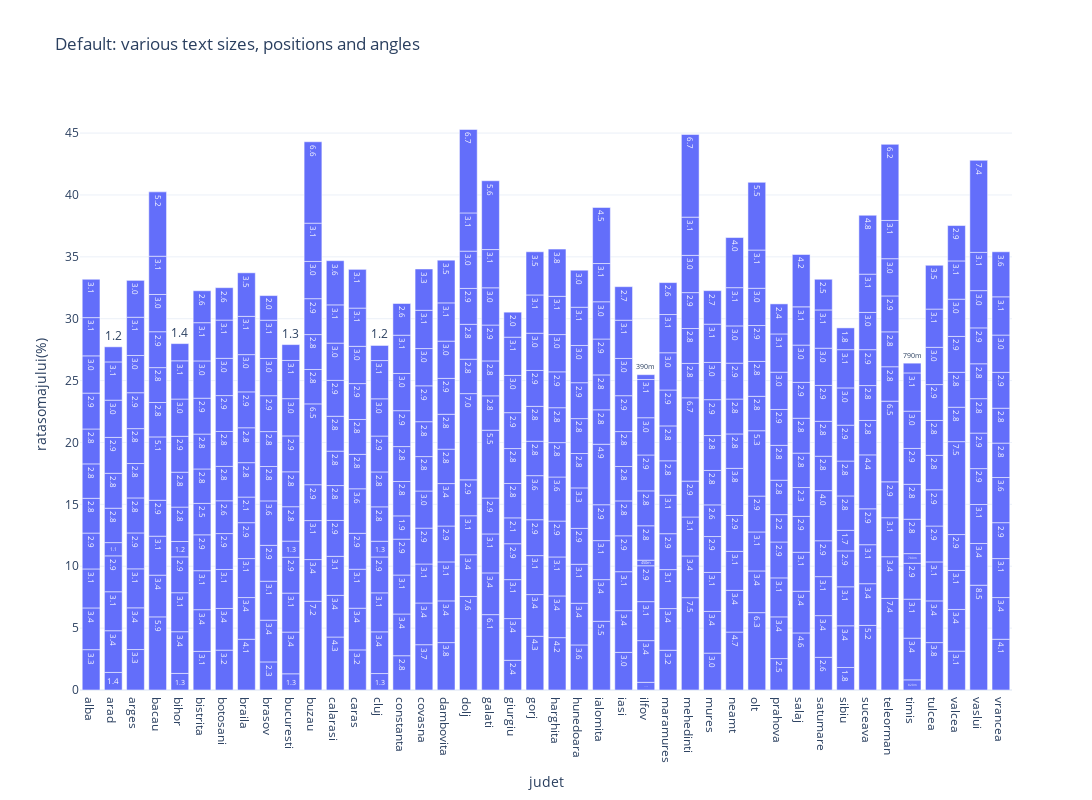

Notebook cell for this chart:
### Code cell
df = px.data.gapminder().query("continent == 'Europe' and year == 2007 and pop > 2.e6")
all_data[all_data['year']==2019]
fig = px.bar(all_data[all_data['year']==2019], y='ratasomajului(%)', x='judet', text_auto='.2s',
            title="Default: various text sizes, positions and angles",width=2300, 
             height=800,template='plotly_white')
fig.show()

### Figure 1 — Plotly figure (JSON) as saved in the notebook; plotly's stock layout.template omitted (floating-point values rounded to 4 significant figures; data arrays with more than 128 entries replaced by an {"elided": "..."} marker saying what was removed)
{"data": [{"alignmentgroup": "True", "hovertemplate": "judet=%{x}<br>ratasomajului(%)=%{y}<extra></extra>", "legendgroup": "", "marker": {"color": "#636efa", "pattern": {"shape": ""}}, "name": "", "offsetgroup": "", "orientation": "v", "showlegend": false, "textposition": "auto", "texttemplate": "%{y:.2s}", "type": "bar", "x": {"elided": "462 str values"}, "xaxis": "x", "y": {"elided": "462 float values"}, "yaxis": "y"}], "layout": {"barmode": "relative", "height": 800, "legend": {"tracegroupgap": 0}, "title": {"text": "Default: various text sizes, positions and angles"}, "width": 2300, "xaxis": {"anchor": "y", "domain": [0, 1], "title": {"text": "judet"}}, "yaxis": {"anchor": "x", "domain": [0, 1], "title": {"text": "ratasomajului(%)"}}}}
